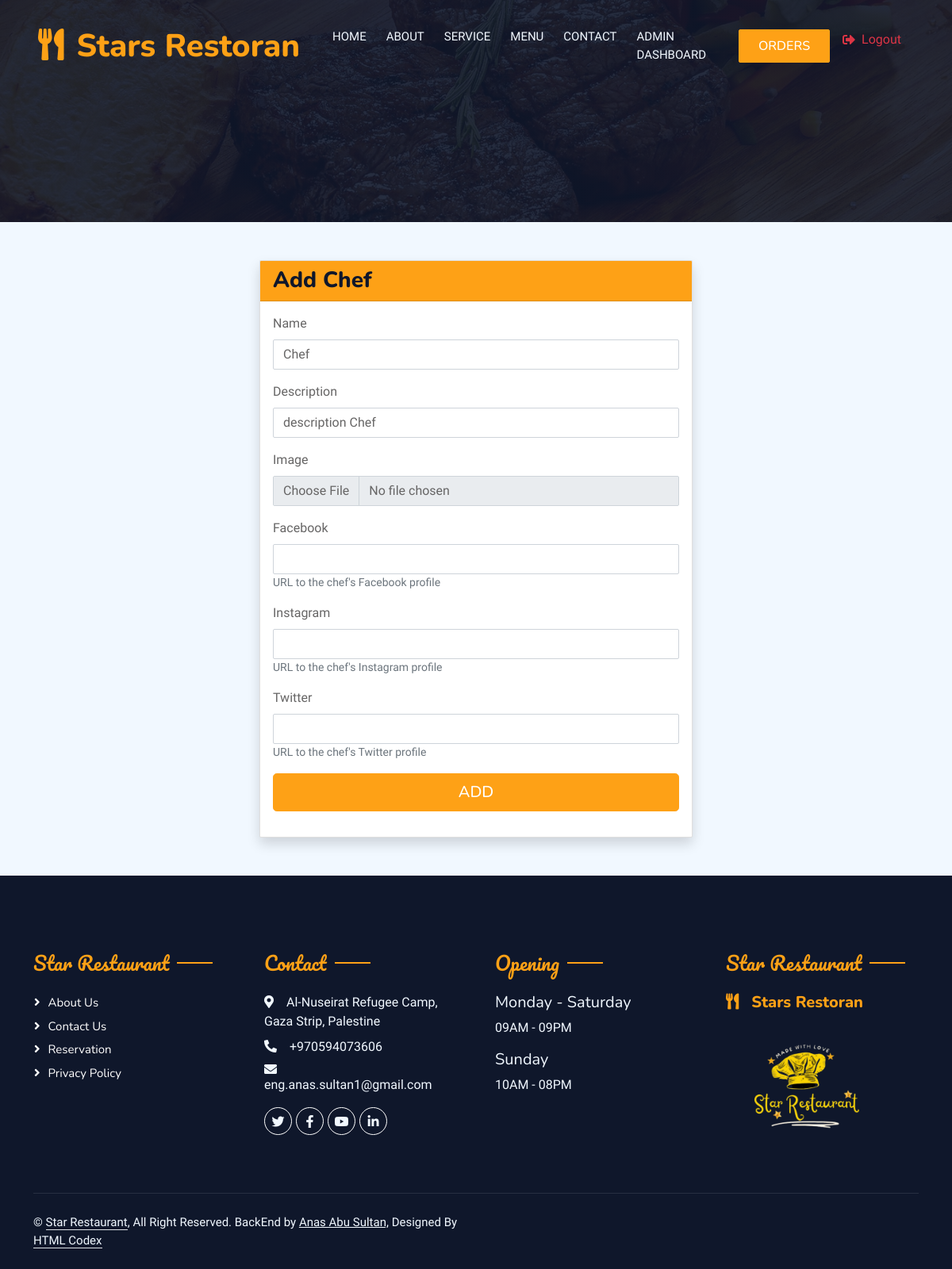
Page /add-chef/ (signed in) on the committed database.
### restaurant_app/models.py (models this page shows, shortened)
class Rest_detail(models.Model):
    name = models.CharField(max_length=255,blank=False,default='restaurant')
    address = models.CharField(max_length=255,blank=False,default='address')
    phone_number = models.CharField(max_length=20,blank=False,default='phone_number')
    email = models.EmailField(max_length=255,blank=False,default='email')
    image = models.ImageField(upload_to='restaurant/',default='defa/defa.png')
    description1 = models.CharField(max_length=255,default='Enjoy OurDelicious Meal')
    description2 = models.CharField(max_length=1500,default='Tempor erat elitr rebum at clita. Diam dolor diam ipsum sit. Aliqu diam amet diam et eos. Clita erat ipsum et lorem et sit, sed stet lorem sit clita duo justo magna dolore erat amet')
    video_url = models.URLField(default='https://www.youtube.com/watch?v=LXNdRCjZt00&t=19s')
    background_image_url = models.ImageField(upload_to='restaurant/backgrounds/', default='defa/background.png')
    backend_url = models.URLField(default='https://anasabusultan.pythonanywhere.com/Anas-Abu-Sultan/')

### restaurant_app/views.py (the view, shortened to what this page needs)
# urls.py: path('add-chef/',views.add_chef,name='add_chef'),
@staff_member_required
def add_chef(request):
    restaurant_details = Rest_detail.objects.first()
    form = ChefForm()
    return render(request, 'restaurant/chef/add_chef.html', {'form': form,'rest_detail':restaurant_details,})

### restaurant_app/forms.py (shortened to what this page needs)
class ChefForm(forms.ModelForm):
    class Meta:
        model = Chefs
        fields = ('__all__')

### restaurant_app/templates/restaurant/chef/add_chef.html (shortened to what this page needs)
{% extends 'admin_templates/base_admin.html' %}
{% load widget_tweaks %}
{% block content %}
<div class="container mt-5">
    <div class="row justify-content-center">
        <div class="col-md-8 col-lg-6">
            <div class="card shadow">
                <div class="card-header bg-primary text-white">
                    <h3 class="card-title mb-0">Add Chef</h3>
                </div>
                <div class="card-body">
                    <form method="post" enctype="multipart/form-data">
                        {% for field in form %}
                            <div class="mb-3">
                                <label for="{{ field.id_for_label }}" class="form-label">{{ field.label }}</label>
                                {{ field|add_class:"form-control" }}
                                {% if field.help_text %}
                                    <small class="form-text text-muted">{{ field.help_text }}</small>
                                {% endif %}
                            </div>
                        {% endfor %}
                        <div class="d-grid">
                            <button type="submit" class="btn btn-primary btn-lg">Add {{ food_type }}</button>
                        </div>
                    </form>
                </div>
            </div>
        </div>
    </div>
</div>
{% endblock %}

### restaurant_app/templates/restaurant/footer.html (shortened to what this page needs)
<div class="container-fluid bg-dark text-light footer pt-5 mt-5 wow fadeIn" data-wow-delay="0.1s">
    <div class="container py-5">
        <div class="row g-5">
            <div class="col-lg-3 col-md-6">
                <h4 class="section-title ff-secondary text-start text-primary fw-normal mb-4">Star Restaurant</h4>
                <a class="btn btn-link" href="{% url 'restaurant_app:about'%}">About Us</a>
                <a class="btn btn-link" href="{% url 'restaurant_app:contact'%}">Contact Us</a>
                <a class="btn btn-link" href="">Reservation</a>
                <a class="btn btn-link" href="">Privacy Policy</a>
            </div>
            <div class="col-lg-3 col-md-6">
                <h4 class="section-title ff-secondary text-start text-primary fw-normal mb-4">Contact</h4>
                <p class="mb-2"><i class="fa fa-map-marker-alt me-3"></i>{{rest_detail.address}}</p>
                <p class="mb-2"><i class="fa fa-phone-alt me-3"></i>{{rest_detail.phone_number}}</p>
                <p class="mb-2"><i class="fa fa-envelope me-3"></i>{{rest_detail.email}}</p>
                <div class="d-flex pt-2">
                    <a class="btn btn-outline-light btn-social" href={{rest_detail.backend_url}}><i class="fab fa-twitter"></i></a>
                    <a class="btn btn-outline-light btn-social" href={{rest_detail.backend_url}}><i class="fab fa-facebook-f"></i></a>
                    <a class="btn btn-outline-light btn-social" href={{rest_detail.backend_url}}><i class="fab fa-youtube"></i></a>
                    <a class="btn btn-outline-light btn-social" href={{rest_detail.backend_url}}><i class="fab fa-linkedin-in"></i></a>
                </div>
            </div>
            <div class="col-lg-3 col-md-6">
                <h4 class="section-title ff-secondary text-start text-primary fw-normal mb-4">Opening</h4>
                <h5 class="text-light fw-normal">Monday - Saturday</h5>
                <p>09AM - 09PM</p>
                <h5 class="text-light fw-normal">Sunday</h5>
                <p>10AM - 08PM</p>
            </div>
            <div class="col-lg-3 col-md-6">
                <h4 class="section-title ff-secondary text-start text-primary fw-normal mb-4">Star Restaurant</h4>
                <h5 class="text-primary m-0"><i class="fa fa-utensils me-3"></i>Stars Restoran</h5>
                <img src="{{ rest_detail.image.url }}" alt="Logo" style="width: 200px; height: 180px; object-fit: cover; margin-right: 10px;">
            </div>
        </div>
    </div>
    <div class="container">
        <div class="copyright">
            <div class="row">
                <div class="col-md-6 text-center text-md-start mb-3 mb-md-0">
                    &copy; <a class="border-bottom" href="">Star Restaurant</a>, All Right Reserved.
                    BackEnd by <a href={{rest_detail.backend_url}}><u>Anas Abu Sultan,</u> </a> Designed By <a class="border-bottom" href="https://htmlcodex.com">HTML Codex</a>
                </div>
                <div class="col-md-6 text-center text-md-end">
                </div>
            </div>
        </div>
    </div>
</div>

### restaurant_app/static/css/style.css (style rules this page uses)
.ff-secondary { font-family: 'Pacifico', cursive; }
.btn { font-family: 'Nunito', sans-serif; font-weight: 500; text-transform: uppercase; transition: .5s; }
.btn.btn-primary, .btn.btn-secondary { color: #FFFFFF; }
.section-title { position: relative; display: inline-block; }
.section-title::before { position: absolute; content: ""; width: 45px; height: 2px; top: 50%; left: -55px; margin-top: -1px; background: var(--primary); }
.section-title::after { position: absolute; content: ""; width: 45px; height: 2px; top: 50%; right: -55px; margin-top: -1px; background: var(--primary); }
.section-title.text-start::before, .section-title.text-end::after { display: none; }
.footer .btn.btn-social { margin-right: 5px; width: 35px; height: 35px; display: flex; align-items: center; justify-content: center; color: var(--light); border: 1px solid #FFFFFF; border-radius: 35px; transition: .3s; }
.footer .btn.btn-link { display: block; margin-bottom: 5px; padding: 0; text-align: left; color: #FFFFFF; font-size: 15px; font-weight: normal; text-transform: capitalize; transition: .3s; }
.footer .btn.btn-link::before { position: relative; content: "\f105"; font-family: "Font Awesome 5 Free"; font-weight: 900; margin-right: 10px; }
.footer .copyright { padding: 25px 0; font-size: 15px; border-top: 1px solid rgba(256, 256, 256, .1); }
.footer .copyright a { color: var(--light); }

### rows in the picture
Rest_detail: address "Al-Nuseirat Refugee Camp, Gaza Strip, Palestine", phone_number "+970594073606", email "eng.anas.sultan1@gmail.com", image (picture)

### other values in the picture
{{ field.label }} "Name" "Description" "Image" "Facebook" "Instagram" "Twitter"
{{ field.help_text }} "URL to the chef's Facebook profile" "URL to the chef's Instagram profile" "URL to the chef's Twitter profile"
